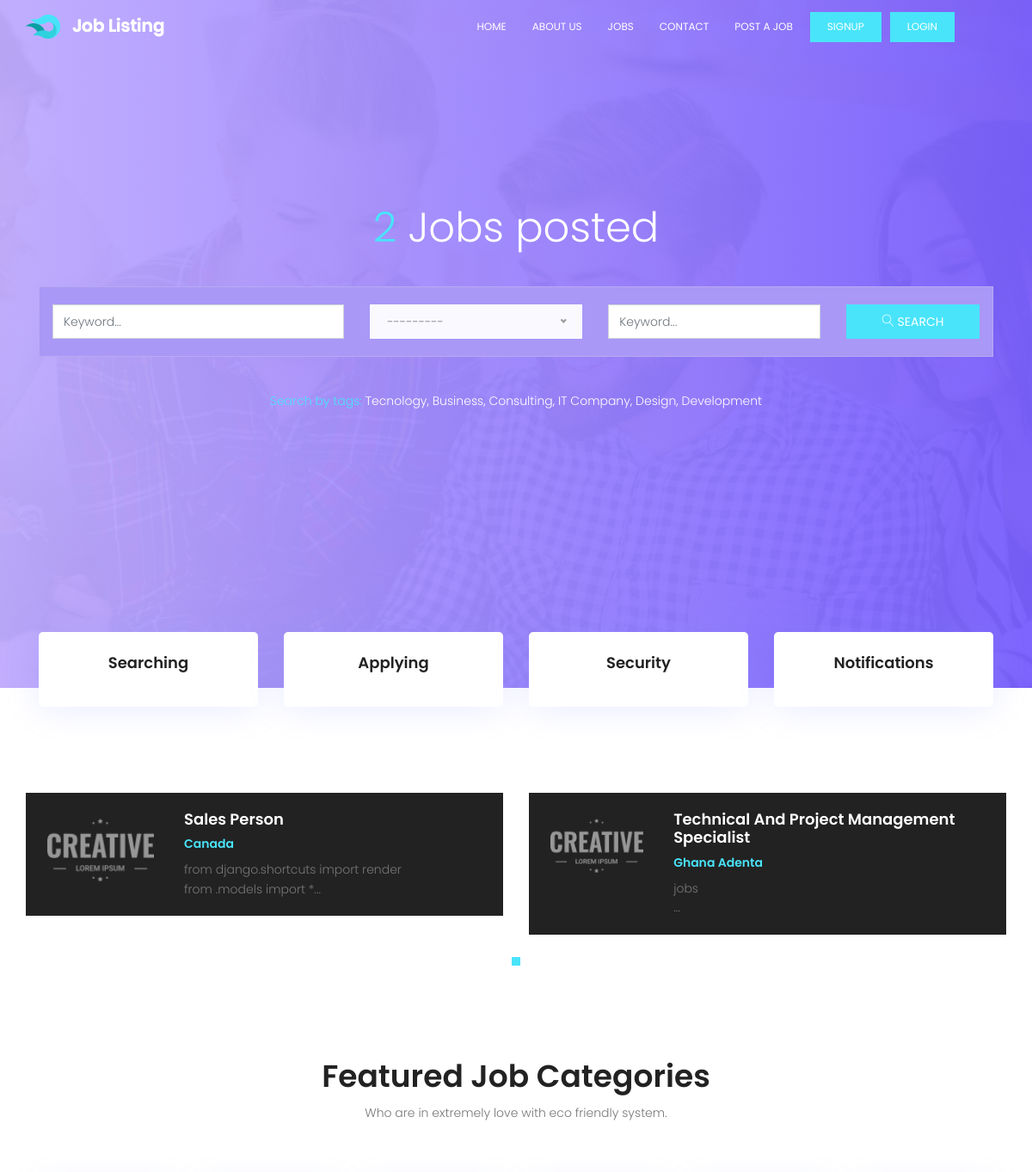
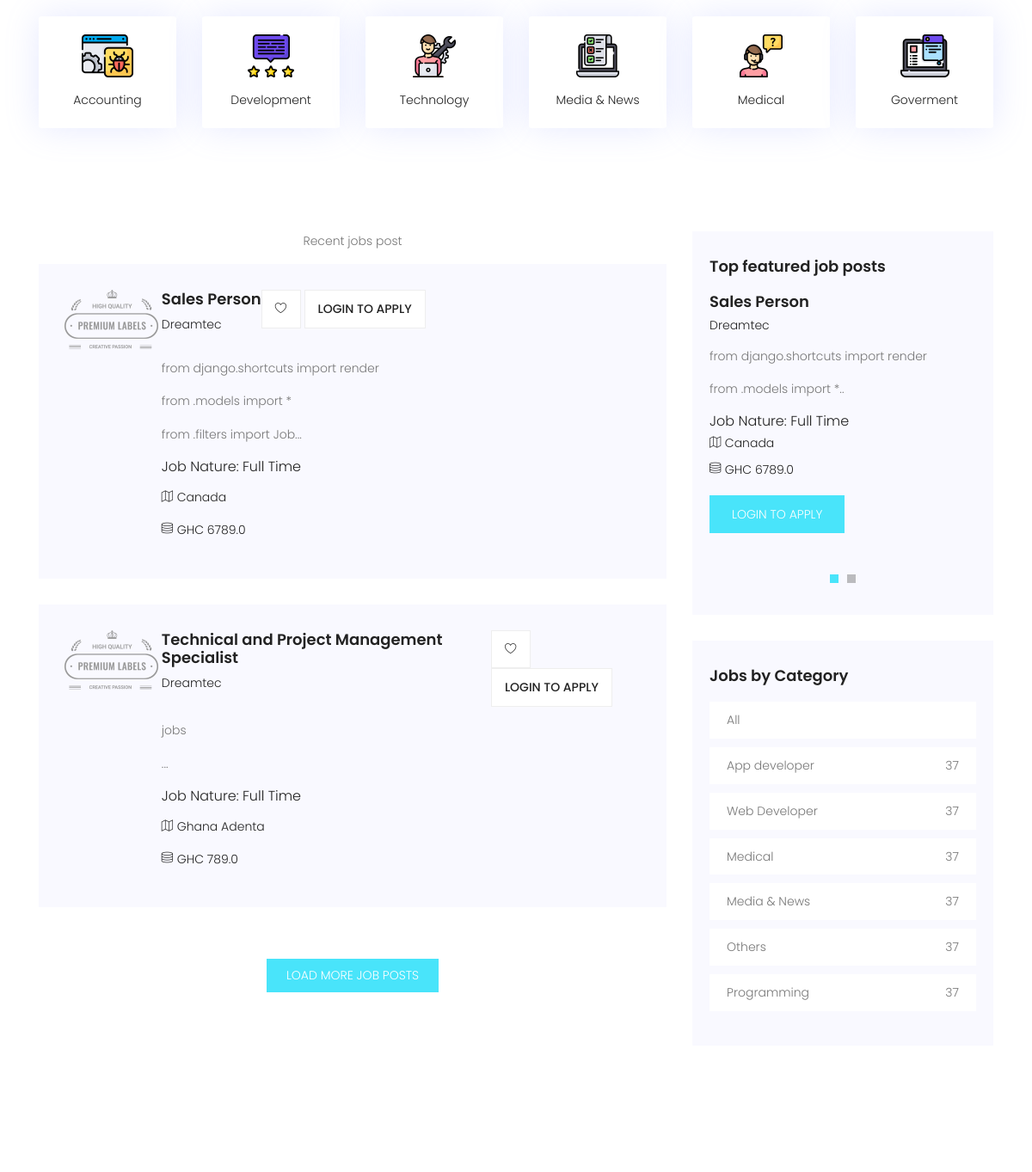
The app's page / (upper part), older data (2 pictures, top to bottom).
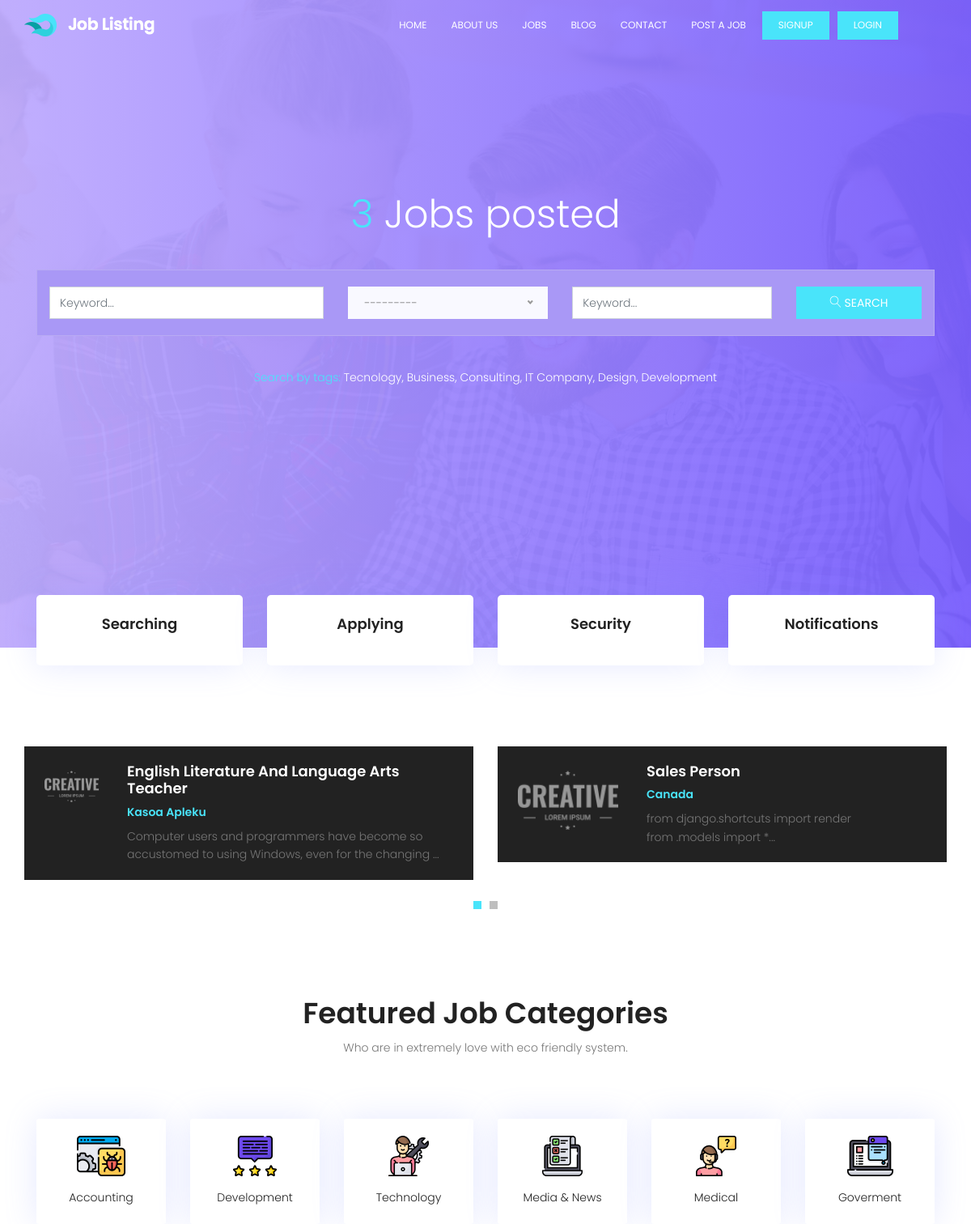
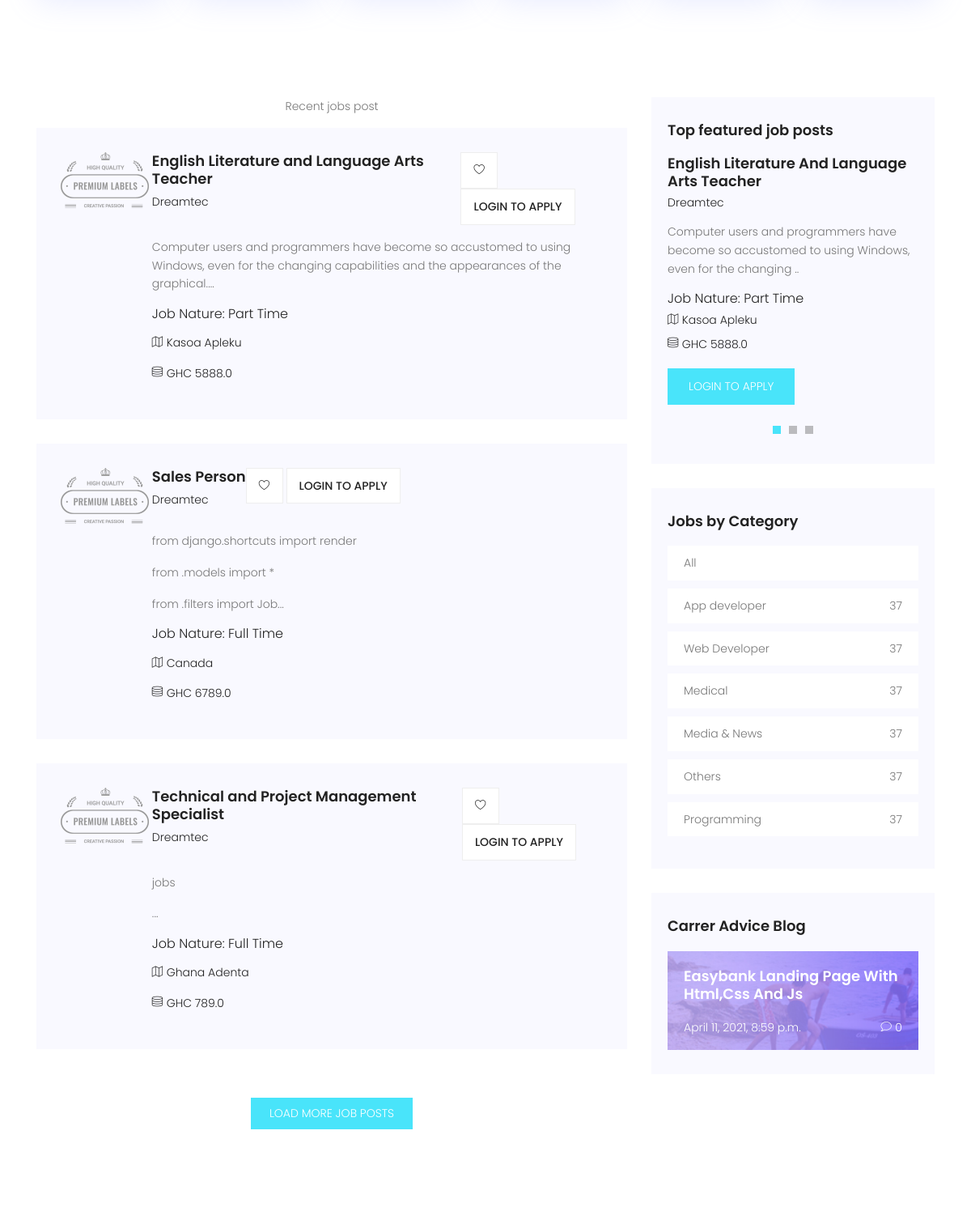
The same page, newer data (2 pictures, top to bottom).
### portal/models.py (models this page shows, shortened)
class Job(models.Model):
    company_name = models.CharField(max_length=200)
    job_title = models.CharField(max_length=200)
    company_email = models.EmailField(blank=True, null=True)
    thumbnail = models.ImageField(upload_to='jobs_img', blank=True, null=True)
    category = models.ForeignKey(
        Category, on_delete=models.CASCADE, default='Others')
    job_type = models.CharField(max_length=20, choices=_job_Type, default=1)
    description = RichTextField()
    location = models.CharField(max_length=150)
    salary = models.FloatField(blank=True, null=True)
    application_url = models.URLField(blank=True, null=True)
    slug = models.SlugField(blank=True, null=True)
    created = models.DateTimeField(auto_now_add=True)
    featured = models.BooleanField(default=False)
    approved = models.BooleanField(default=True)
    class Meta:
        ordering = ['-created']

class Category(models.Model):
    category = models.CharField(max_length=100)
    created = models.DateTimeField(auto_now_add=True)
    class Meta:
        verbose_name_plural = 'Categories'
        ordering = ['-id']
    def __str__(self):
        return self.category

### blog/models.py (models this page shows, shortened)
class Blog(models.Model):
    title = models.CharField(max_length=200)
    thumbnail = models.ImageField(
        upload_to="blog/images", blank=True, null=True)
    category = models.CharField(max_length=150)
    description = RichTextField()
    published = models.BooleanField(default=True)
    featured = models.BooleanField(default=False)
    slug = models.SlugField(blank=True, null=True)
    created = models.DateTimeField(auto_now_add=True)
    class Meta:
        ordering = ['-created']

### portal/views.py (the view)
# urls.py: path('', homePage, name="home"),
def homePage(request):
    filters = JobFilter(
        request.GET, queryset=Job.objects.filter(approved=True))
    context = {
        'filters': filters
    }
    return render(request, 'portal/index.html', context)

### portal/context_processors.py (called while the page is built)
def Processors(request):
    jobs = Job.objects.filter(approved=True).order_by('-created')
    categories = Category.objects.all().order_by('-id')
    blogs = Blog.objects.filter(published=True).order_by('-id')
    blog_count = blogs.count()
    return {
        'categories': categories,
        'jobs': jobs,
        'blog_count': blog_count,
        'blogs': blogs,
    }

### templates/portal/index.html (shortened to what the changed rows need)
{% extends 'base.html' %}
{% load static %}
{% block content %}
			<section class="banner-area relative" id="home">
				<div class="container">
					<div class="row fullscreen d-flex align-items-center justify-content-center">
						<div class="banner-content col-lg-12">
							<h1 class="text-white">
								<span>{{jobs.count}}</span> Jobs posted
							</h1>
						</div>
					</div>
				</div>
			</section>
			<section class="popular-post-area pt-100">
				<div class="container">
					<div class="row align-items-center">
						<div class="active-popular-post-carusel">
							{% for job in jobs %}
							{% if job.featured == True %}
							<div class="single-popular-post d-flex flex-row">
								<div class="thumb">
									<img class="img-fluid" src="{% static 'img/p1.png' %}" alt="">
								</div>
								<div class="details">
									<a href="{% url 'detail' job.slug %}"><h4>{{job.job_title|title}}</h4></a>
									<h6>{{job.location}}</h6>
									<p>
									{{job.description|slice:":100"|safe}}...
									</p>
								</div>
							</div>
							{% endif %}
							{% endfor %}
						</div>
					</div>
				</div>
			</section>
			<section class="feature-cat-area pt-100" id="category">
				<div class="container">
					<div class="row d-flex justify-content-center">
						<div class="menu-content pb-60 col-lg-10">
							<div class="title text-center">
								<h1 class="mb-10">Featured Job Categories</h1>
							</div>
						</div>
					</div>
				</div>
			</section>
			<section class="post-area section-gap">
				<div class="container">
					<div class="row justify-content-center d-flex">
						<div class="col-lg-8 post-list">
							{% for job in jobs|slice:":5" %}
							<div class="single-post d-flex flex-row">
								<div class="thumb">
									<img src="{% static 'img/post.png' %}" alt="">
								</div>
								<div class="details">
									<div class="title d-flex flex-row justify-content-between">
										<div class="titles">
											<a href="{% url 'detail' job.slug %}"><h4>{{job.job_title}}</h4></a>
											<h6>{{job.company_name}}</h6>
										</div>
										<ul class="btns">
											<li><a href="{% url 'detail' job.slug %}"><span class="lnr lnr-heart"></span></a></li>
											{% if request.user.is_authenticated %}
											<li><a href="{% url 'detail' job.slug %}">Apply</a></li>
											{% else %}
											<li><a href="{% url 'login' %}">Login to apply</a></li>
											{% endif %}
										</ul>
									</div>
									<p>
									{{job.description|slice:":150"|safe}}...
									</p>
									<h5>Job Nature: {{job.job_type}}</h5>
									<p class="address"><span class="lnr lnr-map"></span> {{job.location}}</p>
									{% if job.salary %}
									<p class="address"><span class="lnr lnr-database"></span> GHC {{job.salary}}</p>
									{% endif %}
								</div>
							</div>
							{% endfor %}
						</div>
						<div class="col-lg-4 sidebar">
							<div class="single-slidebar">
								<h4>Top featured job posts</h4>
								<div class="active-relatedjob-carusel">
								{% for job in jobs|slice:":4" %}
									<div class="single-rated">
										<a href="{% url 'detail' job.slug %}"><h4>{{job.job_title|title}}</h4></a>
										<h6>{{job.company_name|title}}</h6>
										<p>
										{{job.description|slice:":100"|safe}}..
										</p>
										<h5>Job Nature: {{job.job_type}}</h5>
										<p class="address"><span class="lnr lnr-map"></span> {{job.location}}</p>
										{% if job.salary %}
										<p class="address"><span class="lnr lnr-database"></span> GHC {{job.salary}}</p>
										{% endif %}
										{% if request.user.is_authenticated %}
										<a href="{% url 'detail' job.slug %}" class="btns text-uppercase">Apply job</a>
										{% else %}
										<a href="{% url 'login' %}" class="btns text-uppercase">Login to apply</a>
										{% endif %}
									</div>
								{% endfor %}
								</div>
							</div>
								<div class="single-slidebar">
								<ul class="cat-list">
								{% for category in categories|slice:":10" %}
									<li>
									<a class="justify-content-between d-flex" href="{% url 'jobs' %}?category={{category.category}}">
									<p>{{category.category}}</p>
									<span>37</span>
									</a>
									</li>
								{% endfor %}
								</ul>
							</div>
							{% if blog_count > 0 %}
							<div class="single-slidebar">
								<h4>Carrer Advice Blog</h4>
								<div class="blog-list">
								{% for blog in blogs %}
								{% if blog.featured %}
									{% if blog.thumbnail %}
									<div class="single-blog " style="background:#000 url({% static 'img/blog2.jpg' %});">
									{% else %}
									<div class="single-blog " style="background:#000 url({% static 'img/blog3.jpg' %});">
									{% endif %}
										<a href="{% url 'blog_detail' blog.slug %}">
										<h4>
										{{blog.title|title}}
										</h4></a>
										<div class="meta justify-content-between d-flex">
											<p>
												{{blog.created}}
											</p>
											<p>
												 <span class="lnr lnr-bubble"></span>
												{{blog.comments.count}}
											</p>
										</div>
									</div>
									{% endif %}
								{% endfor %}
								</div>
							</div>
							{% endif %}
						</div>
					</div>
				</div>
			</section>
{% endblock content %}

Row changes from the older to the newer data that the page shows:
no longer on one of the page's lists (row unchanged): Job: job_title "Sales Person", company_name "Dreamtec", description "from django.shortcuts import render from .models import *", job_type "Full Time", location "Canada", salary "6789.0"
no longer on one of the page's lists (row unchanged): Job: job_title "Technical And Project Management Specialist", location "Ghana Adenta", description "jobs"
added Job: featured True (drawn), job_title "English Literature And Language Arts Teacher", location "Kasoa Apleku", description "Computer users and programmers have become so accustomed to using Windows, even for the changing", job_title "English Literature and Language Arts Teacher", company_name "Dreamtec", description "Computer users and programmers have become so accustomed to using Windows, even for the changing capabilities and the appearances of the graphical.", job_type "Part Time", salary "5888.0"
added Blog: featured True (drawn), title "Easybank Landing Page With Html,Css And Js", created "April 11, 2021, 8:59 p.m.", comments.count "0"
Text that changed along with them:
{{ jobs.count }}: "2" → "3"
text now shown: "BLOG Carrer Advice Blog"
